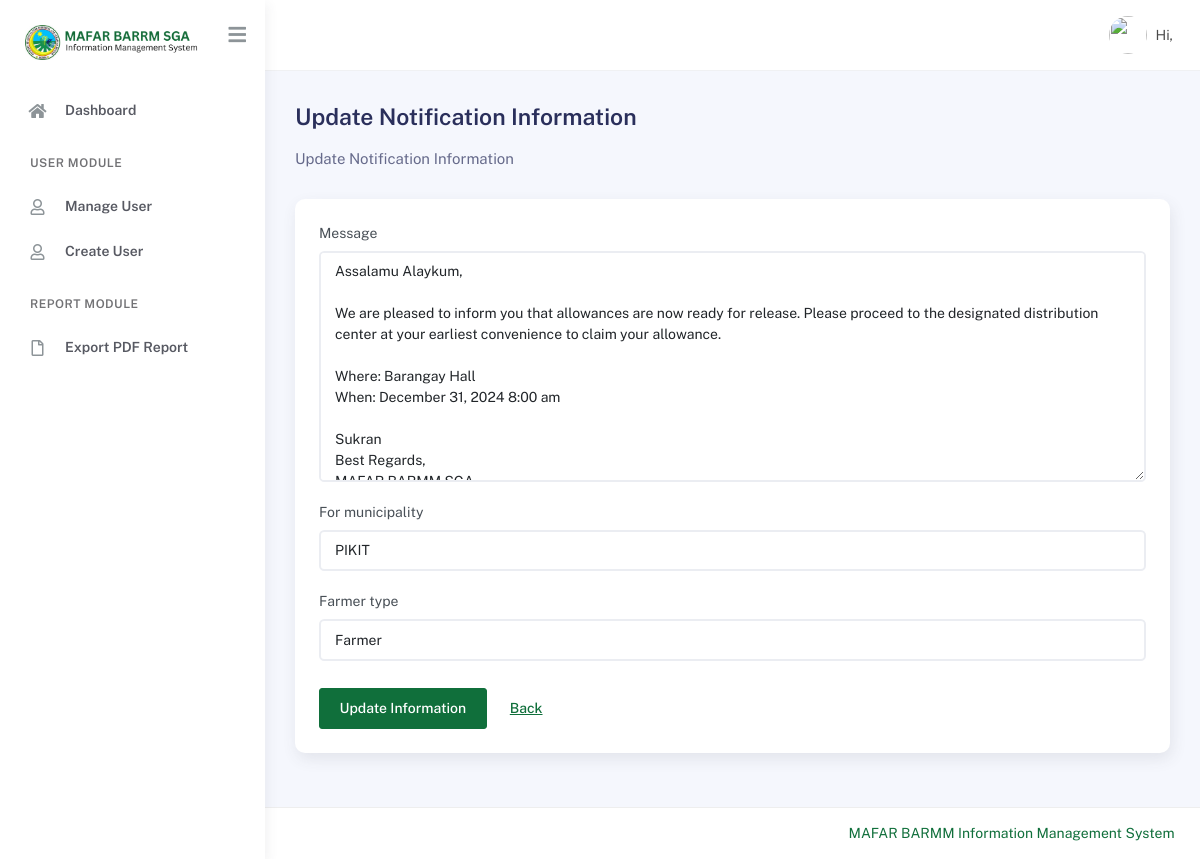
The page /mafar/notification/update/3 on the database as committed earlier.
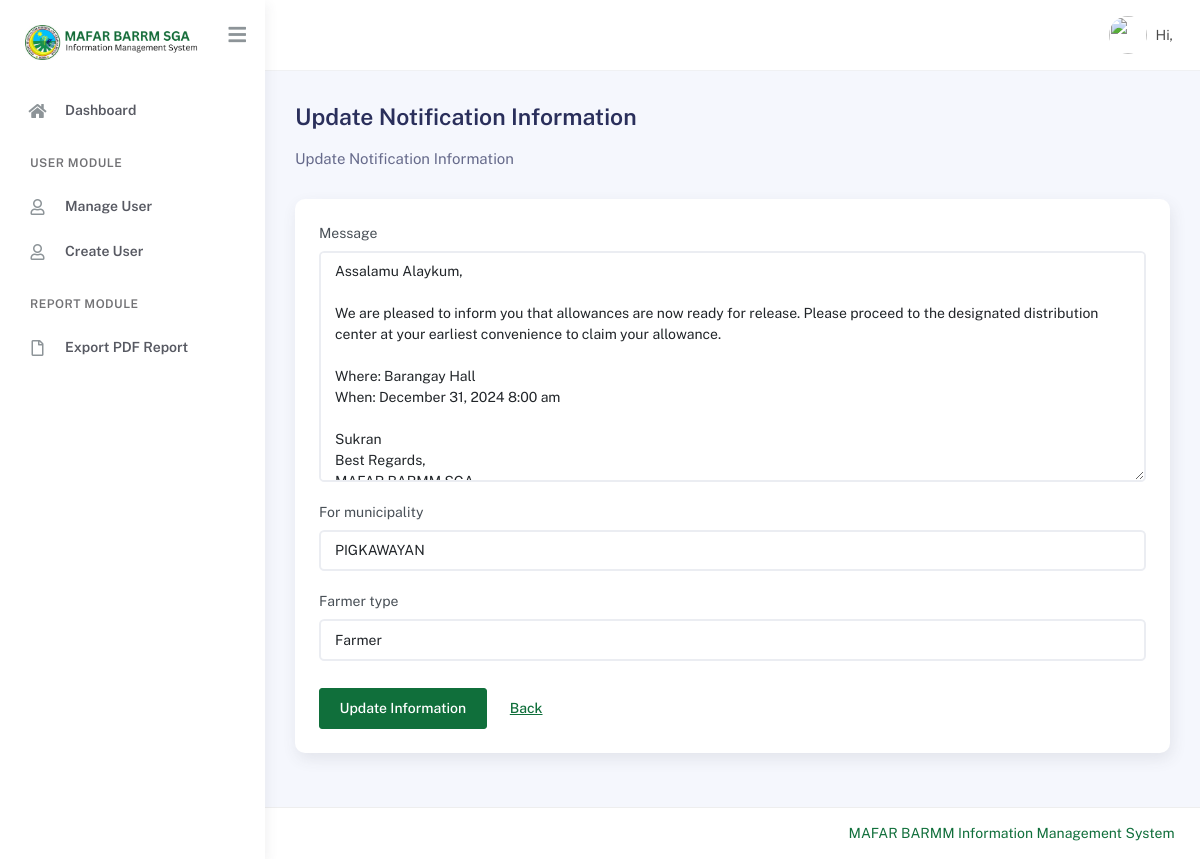
The same page on the database as committed later.
### main/models.py (models this page shows, shortened)
class Notification(models.Model):
    message = models.TextField(max_length=500)
    for_municipality = models.ForeignKey(Municpality, on_delete=models.CASCADE)
    farmer_type = models.CharField(
        choices=FarmProfile.MAIN_LIVELIHOOD, max_length=255, default="Farmer"
    )
    date_added = models.DateTimeField(auto_now_add=True)

### main/views.py (the view, shortened to what this page needs)
class UpdateNotoficationInfoView(UpdateView):
    pk_url_kwarg = 'pk'
    model = Notification
    form_class = NotificationForm
    template_name = 'includes/form.html'
    success_url = reverse_lazy('notification')
    def get_context_data(self, **kwargs):
        context = super().get_context_data(**kwargs)
        context['name'] = 'Update Notification Information'
        context['subtitle'] = 'Update Notification Information'
        context['button'] = 'Update Information'
        return context

### main/forms.py
class NotificationForm(forms.ModelForm):
    def __init__(self, *args, **kwargs):
        super(NotificationForm, self).__init__(*args, **kwargs)
        for field_name, field in self.fields.items():
            field.widget.attrs['class'] = 'form-control'
            field.widget.attrs['placeholder'] = field.label
    class Meta:
        model = Notification
        fields = '__all__'

### main/models.py (called while the page is built)
    def __str__(self) -> str:
        return self.municipality

### main/templates/includes/form.html (shortened to what this page needs)
{% extends './base.html' %}
{% block content %}
<div class="page-inner">
    <div class="d-flex align-items-left align-items-md-center flex-column flex-md-row pt-2 pb-4">
        <div>
            <h3 class="fw-bold mb-3">{{ name }}</h3>
            <h6 class="op-7 mb-2">{{ subtitle }}</h6>
        </div>
    </div>
    <div class="card p-3">
        <form method="post">
            {% for input in form %}
                {% if input.id_for_label == 'id_is_active' or input.id_for_label == 'id_is_staff' or input.id_for_label == 'id_is_superuser'  %}
            <div class="form-check">
                {{ input }}
                <label class="form-check-label" for="flexCheckDefault">
                    {{ input.label }}
                </label>
                <small class="text-muted d-block">{{ input.help_text }}</small>
            </div>
            {% else %}
            <div class="form-group {{ input.id_for_label }}">
                <label for="{{ input.id_for_label }}">{{ input.label }}</label>
                {{ input }}
            </div>
            {% endif %}
            {% endfor %}
            <div class="form-group">
                <input type="submit" value="{{ button }}" class="btn btn-primary mt-2">
                <input
                    type="button"
                    onclick="onBack()"
                    value="Back"
                    class="btn btn-link mt-2"
                >
            </div>
        </form>
    </div>
</div>
{% endblock %}

Rows that differ between the two databases and show on the page:
changed Notification "Farmer": for_municipality "PIKIT" → "PIGKAWAYAN"
